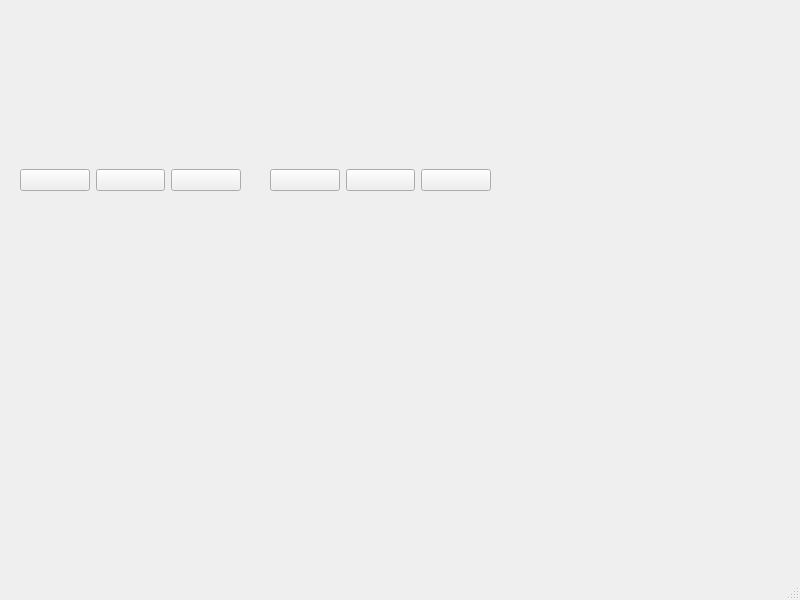
<?xml version="1.0" encoding="UTF-8"?>
<ui version="4.0">
 <class>MainWindow</class>
 <widget class="QMainWindow" name="MainWindow">
  <property name="geometry">
   <rect>
    <x>0</x>
    <y>0</y>
    <width>800</width>
    <height>600</height>
   </rect>
  </property>
  <property name="windowTitle">
   <string>MainWindow</string>
  </property>
  <widget class="QWidget" name="centralwidget">
   <widget class="QWidget" name="layoutWidget">
    <property name="geometry">
     <rect>
      <x>20</x>
      <y>20</y>
      <width>221</width>
      <height>171</height>
     </rect>
    </property>
    <layout class="QVBoxLayout" name="verticalLayout">
     <item>
      <widget class="QLabel" name="timeLabel">
       <property name="text">
        <string/>
       </property>
      </widget>
     </item>
     <item>
      <layout class="QHBoxLayout" name="horizontalLayout">
       <item>
        <widget class="QPushButton" name="startButton">
         <property name="text">
          <string/>
         </property>
         <property name="iconSize">
          <size>
           <width>32</width>
           <height>32</height>
          </size>
         </property>
        </widget>
       </item>
       <item>
        <widget class="QPushButton" name="pauseButton">
         <property name="text">
          <string/>
         </property>
        </widget>
       </item>
       <item>
        <widget class="QPushButton" name="resetButton">
         <property name="text">
          <string/>
         </property>
        </widget>
       </item>
      </layout>
     </item>
    </layout>
   </widget>
   <widget class="QWidget" name="layoutWidget_2">
    <property name="geometry">
     <rect>
      <x>270</x>
      <y>20</y>
      <width>221</width>
      <height>171</height>
     </rect>
    </property>
    <layout class="QVBoxLayout" name="verticalLayout_2">
     <item>
      <widget class="QLabel" name="timeLabel_2">
       <property name="text">
        <string/>
       </property>
      </widget>
     </item>
     <item>
      <layout class="QHBoxLayout" name="horizontalLayout_2">
       <item>
        <widget class="QPushButton" name="startButton_2">
         <property name="text">
          <string/>
         </property>
         <property name="iconSize">
          <size>
           <width>32</width>
           <height>32</height>
          </size>
         </property>
        </widget>
       </item>
       <item>
        <widget class="QPushButton" name="pauseButton_2">
         <property name="text">
          <string/>
         </property>
        </widget>
       </item>
       <item>
        <widget class="QPushButton" name="resetButton_2">
         <property name="text">
          <string/>
         </property>
        </widget>
       </item>
      </layout>
     </item>
    </layout>
   </widget>
  </widget>
  <widget class="QMenuBar" name="menubar">
   <property name="geometry">
    <rect>
     <x>0</x>
     <y>0</y>
     <width>800</width>
     <height>21</height>
    </rect>
   </property>
  </widget>
  <widget class="QStatusBar" name="statusbar"/>
 </widget>
 <resources/>
 <connections/>
</ui>
